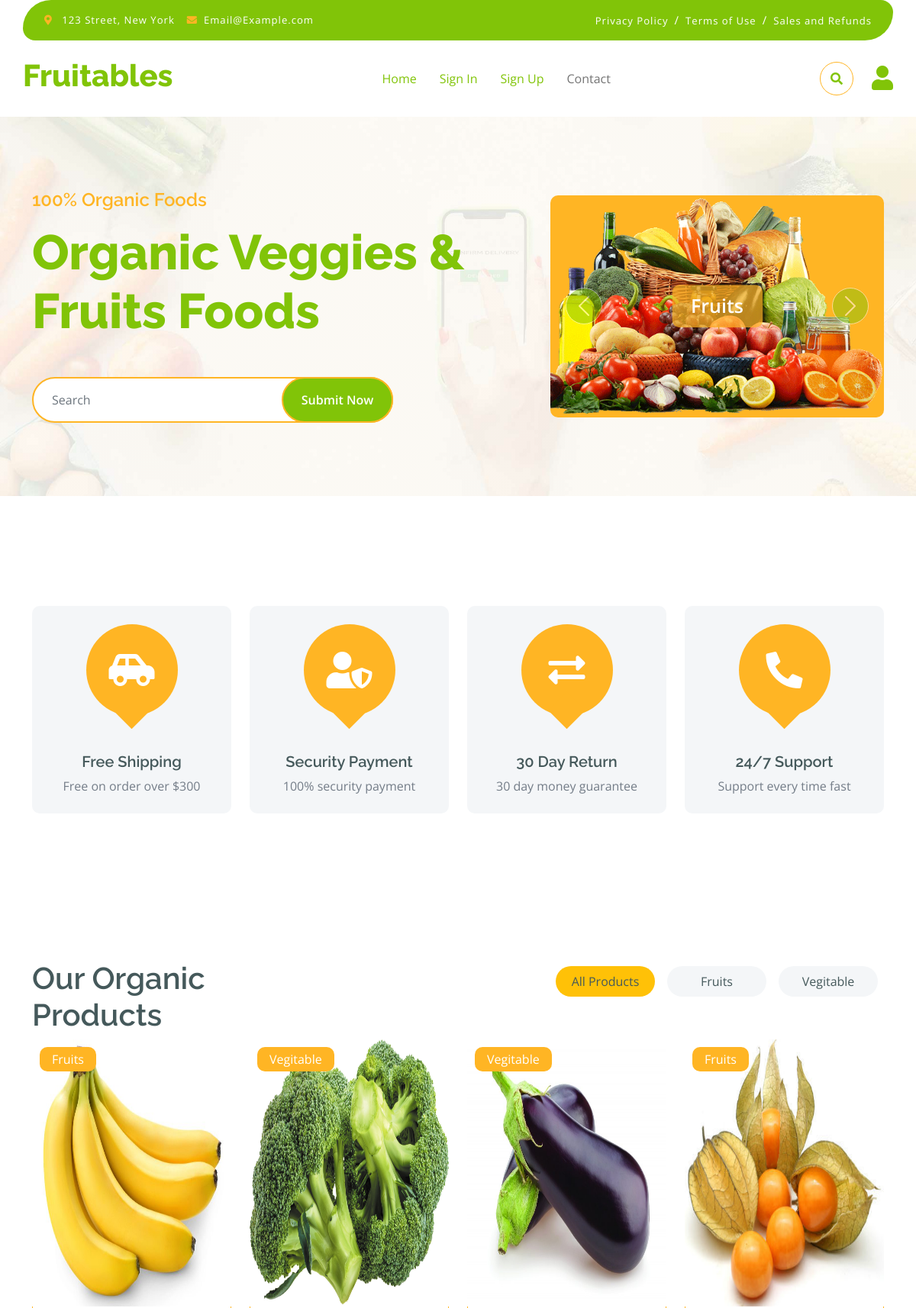
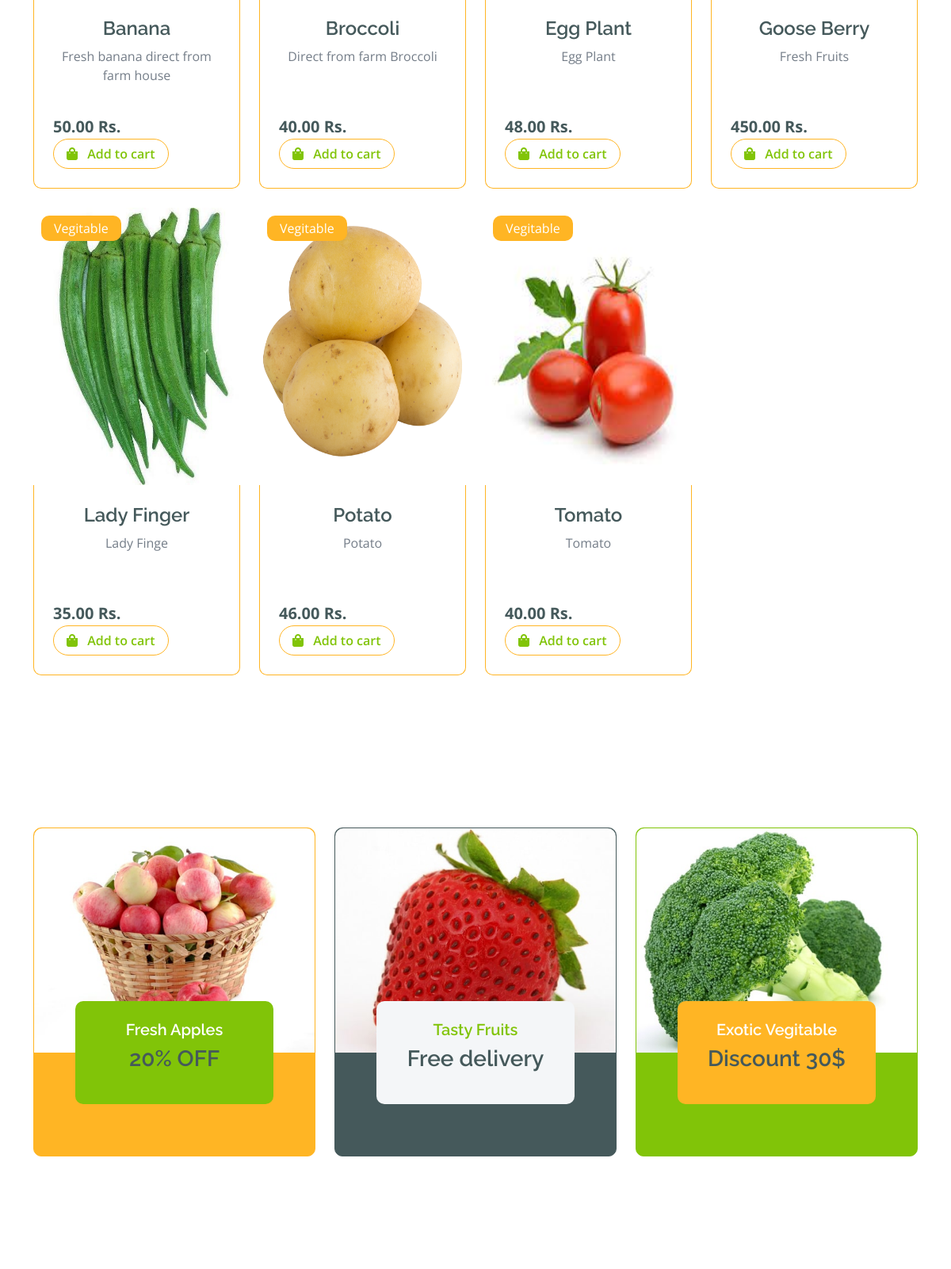
The page / (upper part) on the database its author committed (2 pictures, top to bottom).
### admin_panel/models.py (models this page shows, shortened)
class Category(m.Model):
    id = m.AutoField(primary_key=True)
    cat_name = m.CharField(max_length=30, unique=True)
    def __str__(self):
        return f"{self.cat_name}"
    class Meta:
        db_table = "category"
        ordering = ("cat_name",)
        verbose_name = "Category"
        verbose_name_plural = "Categories"

class Stock(m.Model):
    id = m.AutoField(primary_key=True)
    product = m.ForeignKey(Product, on_delete=m.RESTRICT)
    price = m.DecimalField(max_digits=7, decimal_places=2)
    quantity = m.DecimalField(max_digits=7, decimal_places=2)
    stock_date = m.DateField()
    mfg_date = m.DateField()
    exp_date = m.DateField()
    class Meta:
        db_table = "stock"
        ordering = ("product",)

class Product(m.Model):
    id = m.AutoField(primary_key=True)
    item = m.CharField(max_length=30, unique=True)
    descr = m.CharField(max_length=100)
    category = m.ForeignKey(Category, on_delete=m.RESTRICT)
    image = m.ForeignKey(Image, on_delete=m.RESTRICT)
    def __str__(self):
        return f"{self.item}"
    class Meta:
        db_table = "product"
        ordering = ("item",)

class Image(m.Model):
    id = m.AutoField(primary_key=True)
    image = m.ImageField(upload_to="uploads/")
    descr = m.CharField(max_length=50)
    class Meta:
        db_table = "image"
        ordering = ("descr",)

### guest/views.py (the view)
# urls.py: path("", Home.as_view(), name="admin_home"),
class Home(View):
    def get(self, req):
        filt = req.GET.get("f", "")
        stocks = Stock.objects.filter(
            Q(product__item__contains=filt) |
            Q(product__category__cat_name__contains=filt)
        )
        cats = Category.objects.all()
        return render(req, "guest/home.html", {"stocks": stocks, "cats": cats})

### templates/guest/home.html (shortened to what this page needs)
{% extends "guest/layout.html" %}
{% block content %}
{% load static %}
<div class="container-fluid py-5 mb-5 hero-header">
    <div class="container py-5">
        <div class="row g-5 align-items-center">
            <div class="col-md-12 col-lg-7">
                <h4 class="mb-3 text-secondary">100% Organic Foods</h4>
                <h1 class="mb-5 display-3 text-primary">Organic Veggies & Fruits Foods</h1>
                <div class="position-relative mx-auto">
                    <input class="form-control border-2 border-secondary w-75 py-3 px-4 rounded-pill" type="number"
                        placeholder="Search">
                    <button type="submit"
                        class="btn btn-primary border-2 border-secondary py-3 px-4 position-absolute rounded-pill text-white h-100"
                        style="top: 0; right: 25%;">Submit Now</button>
                </div>
            </div>
            <div class="col-md-12 col-lg-5">
                <div id="carouselId" class="carousel slide position-relative" data-bs-ride="carousel">
                    <div class="carousel-inner" role="listbox">
                        <div class="carousel-item active rounded">
                            <img src="{% static 'img/hero-img-1.png' %}"
                                class="img-fluid w-100 h-100 bg-secondary rounded" alt="First slide">
                            <a href="#" class="btn px-4 py-2 text-white rounded">Fruits</a>
                        </div>
                    </div>
                    <button class="carousel-control-prev" type="button" data-bs-target="#carouselId"
                        data-bs-slide="prev">
                        <span class="carousel-control-prev-icon" aria-hidden="true"></span>
                    </button>
                    <button class="carousel-control-next" type="button" data-bs-target="#carouselId"
                        data-bs-slide="next">
                        <span class="carousel-control-next-icon" aria-hidden="true"></span>
                    </button>
                </div>
            </div>
        </div>
    </div>
</div>
<div class="container-fluid featurs py-5">
    <div class="container py-5">
        <div class="row g-4">
            <div class="col-md-6 col-lg-3">
                <div class="featurs-item text-center rounded bg-light p-4">
                    <div class="featurs-icon btn-square rounded-circle bg-secondary mb-5 mx-auto">
                        <i class="fas fa-car-side fa-3x text-white"></i>
                    </div>
                    <div class="featurs-content text-center">
                        <h5>Free Shipping</h5>
                        <p class="mb-0">Free on order over $300</p>
                    </div>
                </div>
            </div>
            <div class="col-md-6 col-lg-3">
                <div class="featurs-item text-center rounded bg-light p-4">
                    <div class="featurs-icon btn-square rounded-circle bg-secondary mb-5 mx-auto">
                        <i class="fas fa-user-shield fa-3x text-white"></i>
                    </div>
                    <div class="featurs-content text-center">
                        <h5>Security Payment</h5>
                        <p class="mb-0">100% security payment</p>
                    </div>
                </div>
            </div>
            <div class="col-md-6 col-lg-3">
                <div class="featurs-item text-center rounded bg-light p-4">
                    <div class="featurs-icon btn-square rounded-circle bg-secondary mb-5 mx-auto">
                        <i class="fas fa-exchange-alt fa-3x text-white"></i>
                    </div>
                    <div class="featurs-content text-center">
                        <h5>30 Day Return</h5>
                        <p class="mb-0">30 day money guarantee</p>
                    </div>
                </div>
            </div>
            <div class="col-md-6 col-lg-3">
                <div class="featurs-item text-center rounded bg-light p-4">
                    <div class="featurs-icon btn-square rounded-circle bg-secondary mb-5 mx-auto">
                        <i class="fa fa-phone-alt fa-3x text-white"></i>
                    </div>
                    <div class="featurs-content text-center">
                        <h5>24/7 Support</h5>
                        <p class="mb-0">Support every time fast</p>
                    </div>
                </div>
            </div>
        </div>
    </div>
</div>
<div class="container-fluid fruite py-5">
    <div class="container py-5">
        <div class="tab-class text-center">
            <div class="row g-4">
                <div class="col-lg-4 text-start">
                    <h1>Our Organic Products</h1>
                </div>
                <div class="col-lg-8 text-end">
                    <ul class="nav nav-pills d-inline-flex text-center mb-5">
                        <li class="nav-item">
                            <div class="d-flex m-2 py-2 bg-warning rounded-pill filter" v="all">
                                <span class="text-dark" style="width: 130px;">All Products</span>
                            </div>
                        </li>
                        {% for c in cats %}
                        <li class="nav-item">
                            <div class="d-flex py-2 m-2 bg-light rounded-pill filter" v="{{c}}">
                                <span class="text-dark" style="width: 130px;"> {{c.cat_name}} </span>
                            </div>
                        </li>
                        {% endfor %}
                    </ul>
                </div>
            </div>
            <div class="tab-content">
                <div id="tab-1" class="tab-pane fade show p-0 active">
                    <div class="row g-4">
                        <div class="col-lg-12">
                            <div class="row g-4">
                                {% for s in stocks %}
                                <div class="col-md-6 col-lg-4 col-xl-3 product {{s.product.category}} ">
                                    <div class="rounded position-relative fruite-item">
                                        <div class="fruite-img">
                                            <img src="{{s.product.image.image.url}}" class="img-fluid w-100 rounded-top"
                                                alt="{{s.product.image.descr}}" style="height: 350px;">
                                        </div>
                                        <div class="text-white bg-secondary px-3 py-1 rounded position-absolute"
                                            style="top: 10px; left: 10px;">{{s.product.category}}</div>
                                        <div class="p-4 border border-secondary border-top-0 rounded-bottom">
                                            <h4>{{s.product}}</h4>
                                            <p style="height: 70px;overflow-y: auto;">{{s.product.descr}}</p>
                                            <div class="d-flex justify-content-between flex-lg-wrap">
                                                <p class="text-dark fs-5 fw-bold mb-0">{{s.price}} Rs.</p>
                                                <a href="#"
                                                    class="btn border border-secondary rounded-pill px-3 text-primary"><i
                                                        class="fa fa-shopping-bag me-2 text-primary"></i> Add to
                                                    cart</a>
                                            </div>
                                        </div>
                                    </div>
                                </div>
                                {% endfor %}
                            </div>
                        </div>
                    </div>
                </div>
            </div>
        </div>
    </div>
</div>
<div class="container-fluid service py-5">
    <div class="container py-5">
        <div class="row g-4 justify-content-center">
            <div class="col-md-6 col-lg-4">
                <a href="#">
                    <div class="service-item bg-secondary rounded border border-secondary">
                        <img src="/static/img/featur-1.jpg" class="img-fluid rounded-top w-100" alt="">
                        <div class="px-4 rounded-bottom">
                            <div class="service-content bg-primary text-center p-4 rounded">
                                <h5 class="text-white">Fresh Apples</h5>
                                <h3 class="mb-0">20% OFF</h3>
                            </div>
                        </div>
                    </div>
                </a>
            </div>
            <div class="col-md-6 col-lg-4">
                <a href="#">
                    <div class="service-item bg-dark rounded border border-dark">
                        <img src="/static/img/featur-2.jpg" class="img-fluid rounded-top w-100" alt="">
                        <div class="px-4 rounded-bottom">
                            <div class="service-content bg-light text-center p-4 rounded">
                                <h5 class="text-primary">Tasty Fruits</h5>
                                <h3 class="mb-0">Free delivery</h3>
                            </div>
                        </div>
                    </div>
                </a>
            </div>
            <div class="col-md-6 col-lg-4">
                <a href="#">
                    <div class="service-item bg-primary rounded border border-primary">
                        <img src="/static/img/featur-3.jpg" class="img-fluid rounded-top w-100" alt="">
                        <div class="px-4 rounded-bottom">
                            <div class="service-content bg-secondary text-center p-4 rounded">
                                <h5 class="text-white">Exotic Vegitable</h5>
                                <h3 class="mb-0">Discount 30$</h3>
                            </div>
                        </div>
                    </div>
                </a>
            </div>
        </div>
    </div>
</div>
{% endblock content %}

### static/css/style.css (style rules this page uses)
.btn { font-weight: 600; transition: .5s; }
.btn-square { width: 32px; height: 32px; }
.btn-square, .btn-sm-square, .btn-md-square, .btn-lg-square { padding: 0; display: flex; align-items: center; justify-content: center; font-weight: normal; }
.btn.border-secondary { transition: 0.5s; }
.hero-header { background: linear-gradient(rgba(248, 223, 173, 0.1), rgba(248, 223, 173, 0.1)), url(../img/hero-img.jpg); background-position: center center; background-repeat: no-repeat; background-size: cover; }
.carousel-item { position: relative; }
.carousel-item a { position: absolute; top: 50%; left: 50%; transform: translate(-50%, -50%); font-size: 25px; background: linear-gradient(rgba(255, 181, 36, 0.7), rgba(255, 181, 36, 0.7)); }
.carousel-control-next, .carousel-control-prev { width: 48px; height: 48px; border-radius: 48px; border: 1px solid var(--bs-white); background: var(--bs-primary); position: absolute; top: 50%; transform: translateY(-50%); }
.carousel-control-next { margin-right: 20px; }
.carousel-control-prev { margin-left: 20px; }
@media (min-width: 992px) { .hero-header, .page-header { margin-top: 152px !important; } }
.featurs .featurs-item .featurs-icon { position: relative; width: 120px; height: 120px; }
.featurs .featurs-item .featurs-icon::after { content: ""; width: 35px; height: 35px; background: var(--bs-secondary); position: absolute; bottom: -10px; transform: translate(-50%); transform: rotate(45deg); background: var(--bs-secondary); }
.service .service-item .service-content { position: relative; width: 250px; height: 130px; top: -50%; left: 50%; transform: translate(-50%, -50%); }
.fruite .fruite-item { height: 100%; transition: 0.5s; }
.fruite .fruite-item .fruite-img { overflow: hidden; transition: 0.5s; border-radius: 10px 10px 0 0; }
.fruite .fruite-item .fruite-img img { transition: 0.5s; }

### templates/guest/home.html (style rules this page uses)
.filter { cursor: pointer; }

### rows shown on the page
Category: cat_name "Fruits"
Category: cat_name "Vegitable"
Stock: product.image.image (picture), product.category "Fruits", product "Banana", product.descr "Fresh banana direct from farm house", price "50.00"
Stock: product.image.image (picture), product.category "Vegitable", product "Broccoli", product.descr "Direct from farm Broccoli", price "40.00"
Stock: product.image.image (picture), product.category "Vegitable", product "Egg Plant", product.descr "Egg Plant", price "48.00"
Stock: product.image.image (picture), product.category "Fruits", product "Goose Berry", product.descr "Fresh Fruits", price "450.00"
Stock: product.image.image (picture), product.category "Vegitable", product "Lady Finger", product.descr "Lady Finge", price "35.00"
Stock: product.image.image (picture), product.category "Vegitable", product "Potato", product.descr "Potato", price "46.00"
Stock: product.image.image (picture), product.category "Vegitable", product "Tomato", product.descr "Tomato", price "40.00"
